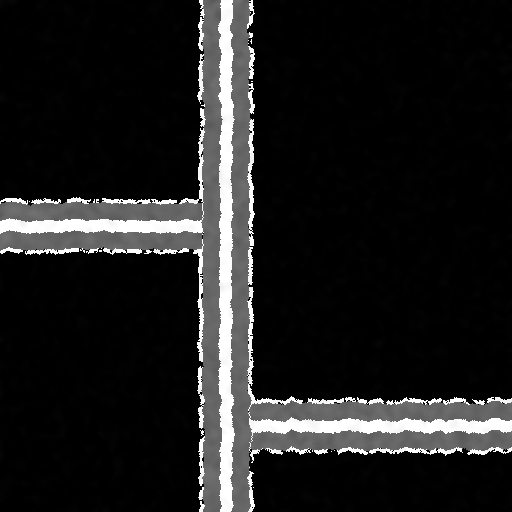
#> input picture images/sa_orig/image01.png, 512 x 512 px; its folder holds only this picture in this run
$ python gs.py
#> lines starting #> are read from the running program, lines starting #| are printed output that depends on the picture
# -*- coding: utf-8 -*-
"""
File:   gs_crop.py
Author: MATT WEIN
Date:   11/1/2021
Desc:   Converts sample images to greyscale and resizes to 150 x 150

"""

import cv2
import glob

for filename in glob.glob(r'images\sa_orig\*.png'):
    print(filename)
    img=cv2.imread(filename)
#> img is the input picture: shape (512, 512, 3); min 0, max 255, mean 30.5
    rl=cv2.resize(img, (32,32))
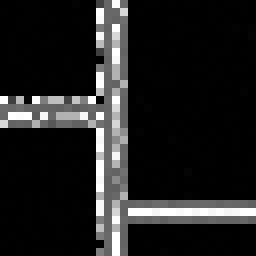
#> rl: shape (32, 32, 3) (shown 8 times larger); min 0, max 255, mean 32.3
    gray_image = cv2.cvtColor(rl, cv2.COLOR_BGR2GRAY)
    cv2.imwrite(f'{filename}.gs.png', gray_image)

$ run again, on images/sa_orig/image05.png
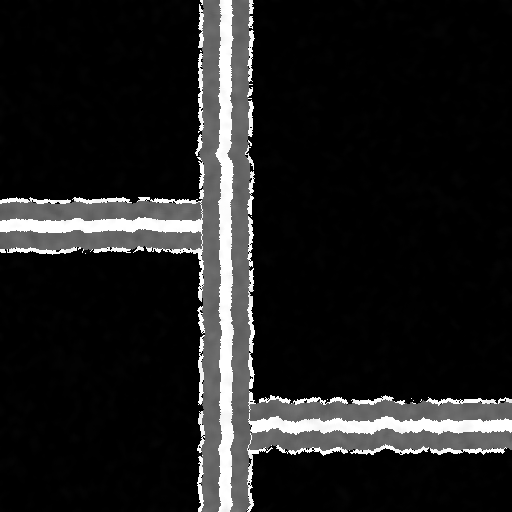
#> input picture images/sa_orig/image05.png, 512 x 512 px
#> img is the input picture: shape (512, 512, 3); min 0, max 255, mean 30.6
#> `rl=cv2.resize(img, (32,32))`:
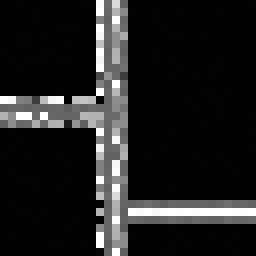
#> rl: shape (32, 32, 3) (shown 8 times larger); min 0, max 255, mean 31.9

$ run again, on images/sa_orig/image06.png
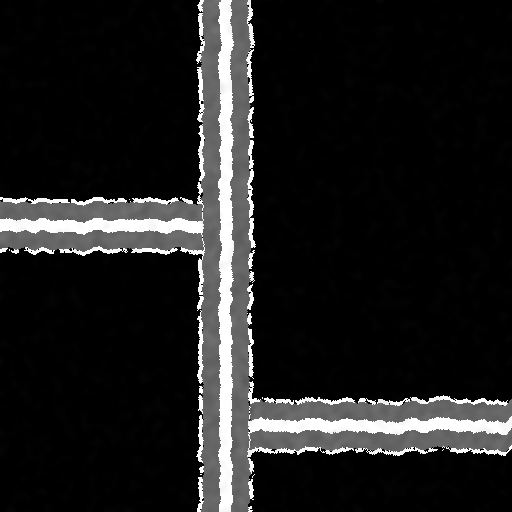
#> input picture images/sa_orig/image06.png, 512 x 512 px
#> img is the input picture: shape (512, 512, 3); min 0, max 255, mean 30.7
#> `rl=cv2.resize(img, (32,32))`:
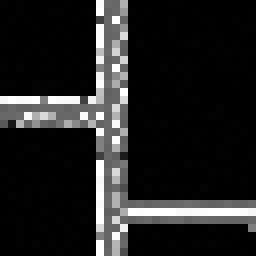
#> rl: shape (32, 32, 3) (shown 8 times larger); min 0, max 255, mean 33.5

$ run again, on images/sa_orig/image07.png
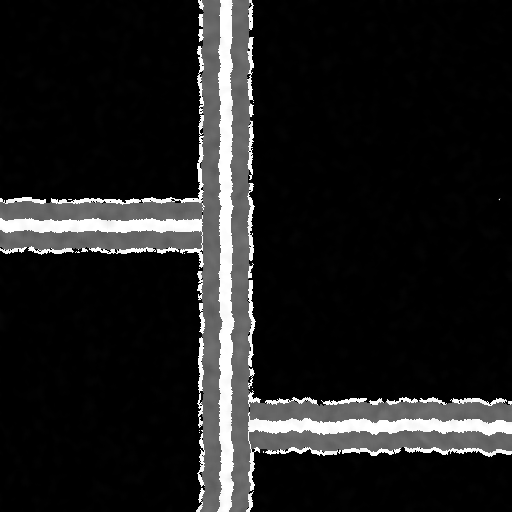
#> input picture images/sa_orig/image07.png, 512 x 512 px
#> img is the input picture: shape (512, 512, 3); min 0, max 255, mean 30.7
#> `rl=cv2.resize(img, (32,32))`:
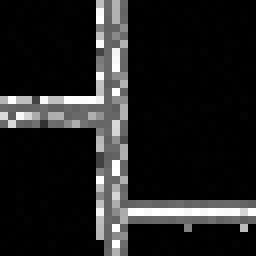
#> rl: shape (32, 32, 3) (shown 8 times larger); min 0, max 255, mean 32.3

$ run again, on images/sa_orig/image02.png
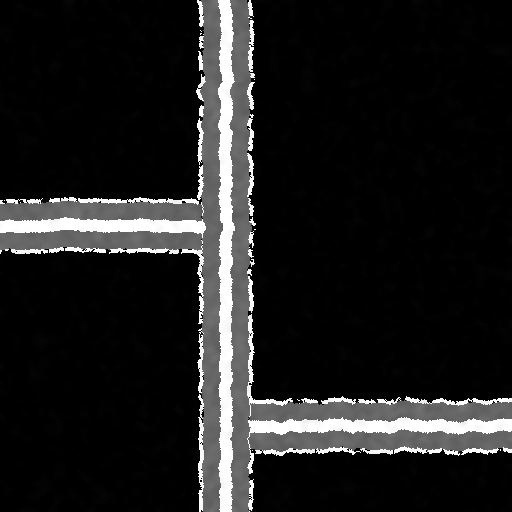
#> input picture images/sa_orig/image02.png, 512 x 512 px
#> img is the input picture: shape (512, 512, 3); min 0, max 255, mean 30.7
#> `rl=cv2.resize(img, (32,32))`:
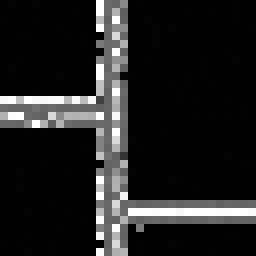
#> rl: shape (32, 32, 3) (shown 8 times larger); min 0, max 255, mean 32.6
